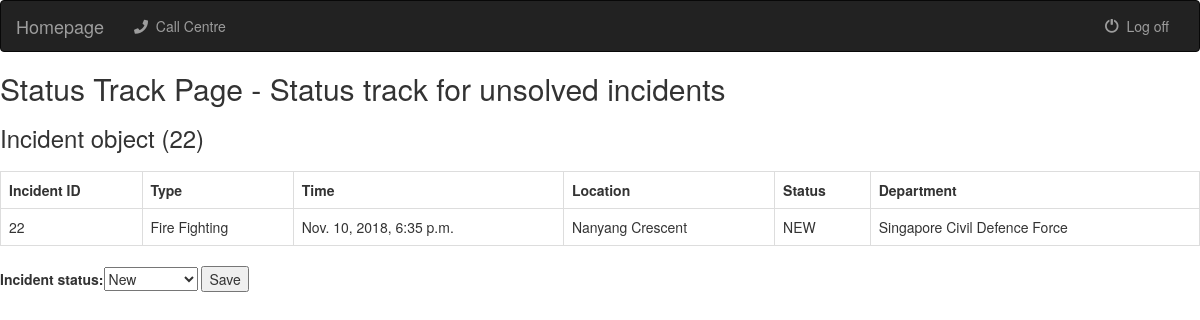
Page /statusCreation/22/ on the committed database.
### callcentre/models.py (models this page shows)
class Incident(models.Model):
    caller_name = models.CharField(max_length=50, default='NULL')
    mobile_number = models.CharField(max_length=8, default='NULL')
    incident_time = models.DateTimeField(default=timezone.now)
    incident_location = models.CharField(max_length=100, default='NULL')
    incident_department = models.CharField(max_length=100, default='NULL')
    incident_region = models.CharField(max_length=100, choices = REGION_CHOICES, default='NULL')
    incident_category = models.CharField(max_length=100, choices=CATEGORY_CHOICES, default='NULL')
    incident_type = models.CharField(max_length=100, choices=TYPE_CHOICES, default='NULL')
    incident_status = models.CharField(max_length=100, choices=STATUS_UPDATE, default='NEW')
    incident_description = models.CharField(max_length=400, default='NULL')

### statusCreation/views.py (the view)
# urls.py: url(r'^(?P<incident_id>[0-9]+)/$', views.detail, name='detail'),
def detail(request, incident_id):
    try:
        incident = Incident.objects.get(id=incident_id)
        form = ContactForm3(request.POST)
        if request.method == 'POST':
            if form.is_valid():
                incident = Incident.objects.get(id=incident_id)
                incident.incident_status = form.cleaned_data['incident_status']
                incident.save()
                context = {'form': form, 'incident': incident}
                return render(request, 'statustrack/detail.html', context)
        else:
            form = ContactForm3()
            context =  {'form': form, 'incident': incident}
            return render(request, 'statustrack/detail.html', context)
    except Incident.DoesNotExist:
        raise Http404("Incident does not exist")

### statusCreation/models.py
class ContactForm3(forms.ModelForm):
    class Meta:
        model=Incident
        fields=('incident_status',)

### templates/statustrack/detail.html (shortened to what this page needs)
{% extends 'base_navi.html' %}
{% block body %}
<h2>Status Track Page - Status track for unsolved incidents</h2>
<h3>{{ incident }}</h3>
<table class="table table-bordered" style="width:100%">
  <tr>
    <th>Incident ID</th>
    <th>Type</th>
    <th>Time</th>
    <th>Location</th>
    <th>Status</th>
    <th>Department</th>
  </tr>
  <tr>
    <td>{{ incident.id }}</td>
    <td>{{ incident.incident_category }}</td>
    <td>{{ incident.incident_time }}</td>
    <td>{{ incident.incident_location }}</td>
    <td>{{ incident.incident_status }}</td>
    <td>{{ incident.incident_department }}</td>
  </tr>
</table>
  <form action=""  method="POST">
    {{ form }}
    <input type="submit" value="Save"/>
  </form>
{% endblock %}

### rows in the picture
Incident: id "Incident object (22)", id "22", incident_category "Fire Fighting", incident_time "Nov. 10, 2018, 6:35 p.m.", incident_location "Nanyang Crescent", incident_status "NEW", incident_department "Singapore Civil Defence Force"
